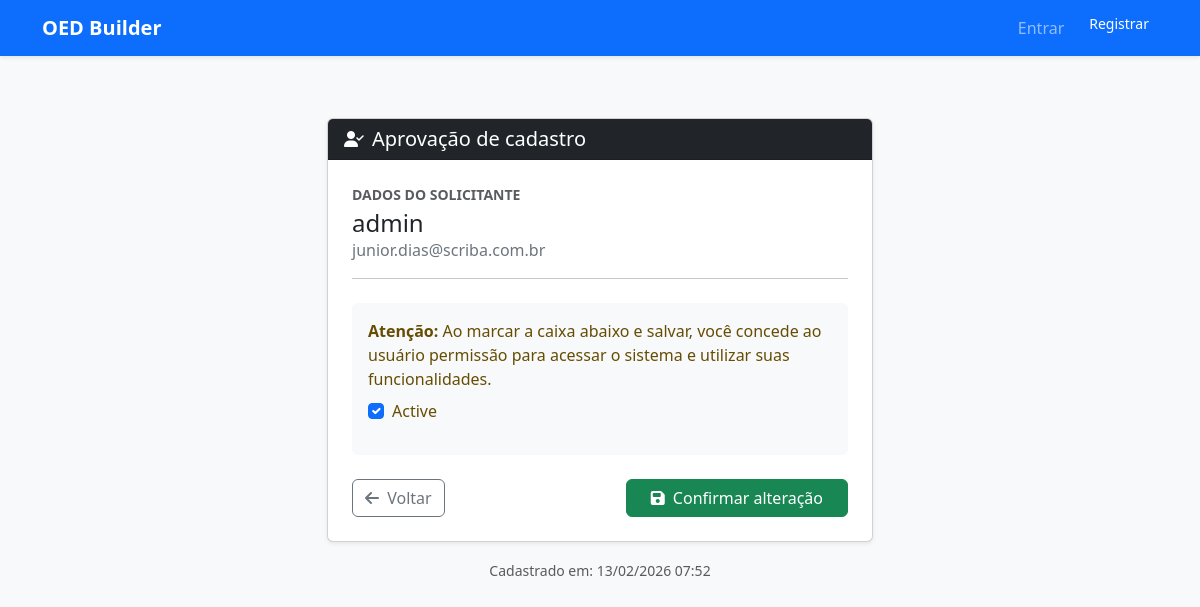
The app's page /accounts/gerenciar/aprovar/1/ with its own data.
### usuarios/models.py (models this page shows, shortened)
class Usuario(AbstractUser):
    email = models.EmailField('E-mail', unique=True) # Torna o e-mail obrigatório e único
    aprovado = models.BooleanField('Aprovado pelo Coordenador', default=False)

### usuarios/views.py (the view, shortened to what this page needs)
# urls.py: path('gerenciar/aprovar/<int:pk>/', views.UsuarioAprovarView.as_view(), name='aprovar_usuario'),
class UsuarioAprovarView(GroupRequiredMixin, UpdateView):
    group_required = [u"Coordenador"]
    model = User
    form_class = UsuarioActivateDeactivateForm
    template_name = 'usuario_aprovar_form.html' # Um template opcional para edição individual
    success_url = reverse_lazy('gerenciar_usuarios_todos')

### usuarios/forms.py
class UsuarioActivateDeactivateForm(forms.ModelForm):
    class Meta:
        model = User
        fields = ['is_active']
        widgets = {
            'is_active': forms.CheckboxInput(attrs={'class': 'form-check-input'})
        }

### usuarios/templates/usuario_aprovar_form.html (shortened to what this page needs)
{% extends "base.html" %}
{% load django_bootstrap5 %}
{% block content %}
<div class="row justify-content-center">
    <div class="col-md-6">
        <div class="card shadow-sm mt-5">
            <div class="card-header bg-dark text-white d-flex align-items-center">
                <i class="fas fa-user-check me-2"></i>
                <h5 class="mb-0">Aprovação de cadastro</h5>
            </div>
            <div class="card-body p-4">
                <div class="mb-4">
                    <p class="mb-1 text-muted small uppercase fw-bold">DADOS DO SOLICITANTE</p>
                    <h4 class="mb-0">{{ object.get_full_name|default:object.username }}</h4>
                    <p class="text-secondary">{{ object.email }}</p>
                    <hr>
                </div>
                <form method="post" class="form">
                    <div class="alert alert-warning border-0 bg-light">
                        <p class="mb-2"><strong>Atenção:</strong> Ao marcar a caixa abaixo e salvar, você concede ao usuário permissão para acessar o sistema e utilizar suas funcionalidades.</p>
                        {% bootstrap_form form %}
                    </div>
                    <div class="d-flex justify-content-between align-items-center mt-4">
                        <a href="{% url 'gerenciar_usuarios_todos' %}" class="btn btn-outline-secondary">
                            <i class="fas fa-arrow-left me-1"></i> Voltar
                        </a>
                        <button type="submit" class="btn btn-success px-4">
                            <i class="fas fa-save me-1"></i> Confirmar alteração
                        </button>
                    </div>
                </form>
            </div>
        </div>
        <div class="text-center mt-3">
            <small class="text-muted">
                Cadastrado em: {{ object.date_joined|date:"d/m/Y H:i" }}
            </small>
        </div>
    </div>
</div>
{% endblock %}

### core/templates/base.html (style rules this page uses)
body { padding-top: 70px; }

### records on screen
Usuario: get_full_name "admin", email "junior.dias@scriba.com.br", is_active "☑", date_joined "13/02/2026 07:52"
